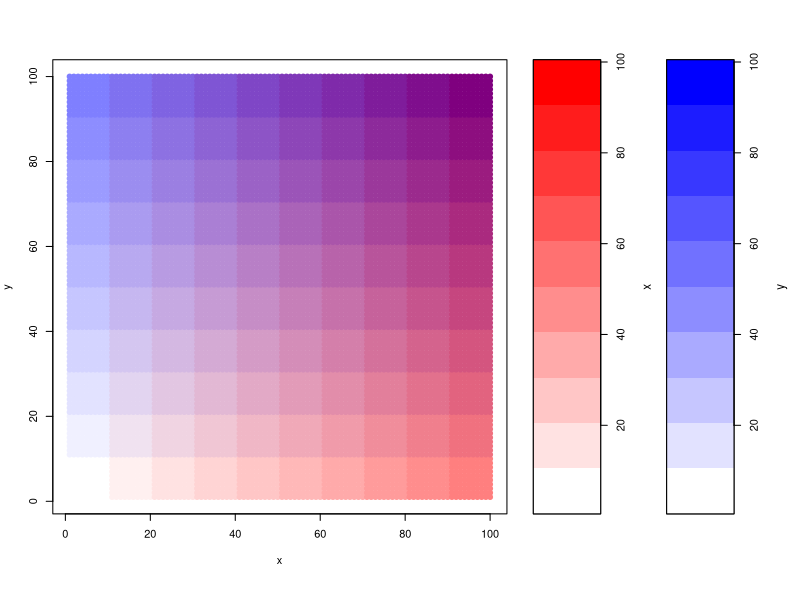

R code for this plot:
#required function 'val2col' from: http://www.menugget.blogspot.de/2011/09/converting-values-to-color-levels.html

val2col<-function(z, zlim, col = heat.colors(12), breaks){
  if(!missing(breaks)){
    if(length(breaks) != (length(col)+1)){stop("must have one more break than colour")}
  }
  if(missing(breaks) & !missing(zlim)){
    zlim[2] <- zlim[2]+c(zlim[2]-zlim[1])*(1E-3)#adds a bit to the range in both directions
    zlim[1] <- zlim[1]-c(zlim[2]-zlim[1])*(1E-3)
    breaks <- seq(zlim[1], zlim[2], length.out=(length(col)+1)) 
  }
  if(missing(breaks) & missing(zlim)){
    zlim <- range(z, na.rm=TRUE)
    zlim[2] <- zlim[2]+c(zlim[2]-zlim[1])*(1E-3)#adds a bit to the range in both directions
    zlim[1] <- zlim[1]-c(zlim[2]-zlim[1])*(1E-3)
    breaks <- seq(zlim[1], zlim[2], length.out=(length(col)+1))
  }
  colorlevels <- col[((as.vector(z)-breaks[1])/(range(breaks)[2]-range(breaks)[1]))*(length(breaks)-1)+1] # assign colors to heights for each point
  colorlevels
}


#data
x <- seq(100)
y <- seq(100)
grd <- expand.grid(x=x,y=y)

#assign colors to grd levels
pal1 <- colorRampPalette(c("white", rgb(1,0,0)), space = "rgb")
col1 <- val2col(x, col=pal1(10))
pal2 <- colorRampPalette(c("white", rgb(0,0,1)), space = "rgb")
col2 <- val2col(y, col=pal2(10))
col3 <- NA*seq(nrow(grd))
for(i in seq(nrow(grd))){
  xpos <- grd$x[i]
  ypos <- grd$y[i]
  coltmp <- (col2rgb(col1[xpos])/2) + (col2rgb(col2[ypos])/2)
  col3[i] <- rgb(coltmp[1], coltmp[2], coltmp[3], maxColorValue = 255)
}

#plot
png("2_color_scales.png", width=6, height=4, units="in", res=200)
layout(matrix(c(1,2,3), nrow=1, ncol=3), widths=c(4,1,1), heights=4, respect=T)
par(mar=c(4,4,2,2))
plot(grd,col=col3, pch=19)
par(mar=c(4,0,2,5))
image(x=1, y=x, z=t(as.matrix(x)), col=pal1(10), xaxt="n", yaxt="n", xlab="", ylab="")
box()
axis(4)
mtext("x", side=4, line=3, cex=0.7)
par(mar=c(4,0,2,5))
image(x=1, y=y, z=t(as.matrix(y)), col=pal2(10), xaxt="n", yaxt="n", xlab="", ylab="")
box()
axis(4)
mtext("y", side=4, line=3, cex=0.7)
dev.off()